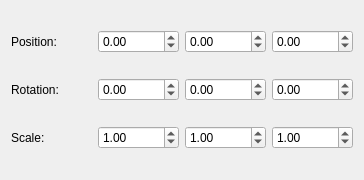
<?xml version="1.0" encoding="UTF-8"?>
<ui version="4.0">
 <class>TransformComponentView</class>
 <widget class="QWidget" name="TransformComponentView">
  <property name="geometry">
   <rect>
    <x>0</x>
    <y>0</y>
    <width>364</width>
    <height>180</height>
   </rect>
  </property>
  <property name="windowTitle">
   <string>TransformComponentView</string>
  </property>
  <layout class="QGridLayout" name="gridLayout">
   <item row="0" column="0">
    <widget class="QLabel" name="label">
     <property name="text">
      <string>Position:</string>
     </property>
    </widget>
   </item>
   <item row="1" column="1">
    <widget class="QDoubleSpinBox" name="rotX">
     <property name="minimum">
      <double>-999.000000000000000</double>
     </property>
     <property name="maximum">
      <double>999.000000000000000</double>
     </property>
    </widget>
   </item>
   <item row="1" column="2">
    <widget class="QDoubleSpinBox" name="rotY">
     <property name="minimum">
      <double>-999.000000000000000</double>
     </property>
     <property name="maximum">
      <double>999.000000000000000</double>
     </property>
    </widget>
   </item>
   <item row="0" column="2">
    <widget class="QDoubleSpinBox" name="posY">
     <property name="minimum">
      <double>-999.000000000000000</double>
     </property>
     <property name="maximum">
      <double>999.000000000000000</double>
     </property>
    </widget>
   </item>
   <item row="2" column="1">
    <widget class="QDoubleSpinBox" name="scaleX">
     <property name="minimum">
      <double>-999.000000000000000</double>
     </property>
     <property name="maximum">
      <double>999.000000000000000</double>
     </property>
     <property name="value">
      <double>1.000000000000000</double>
     </property>
    </widget>
   </item>
   <item row="1" column="0">
    <widget class="QLabel" name="label_2">
     <property name="text">
      <string>Rotation:</string>
     </property>
    </widget>
   </item>
   <item row="2" column="2">
    <widget class="QDoubleSpinBox" name="scaleY">
     <property name="minimum">
      <double>-999.000000000000000</double>
     </property>
     <property name="maximum">
      <double>999.000000000000000</double>
     </property>
     <property name="value">
      <double>1.000000000000000</double>
     </property>
    </widget>
   </item>
   <item row="2" column="0">
    <widget class="QLabel" name="label_3">
     <property name="text">
      <string>Scale:</string>
     </property>
    </widget>
   </item>
   <item row="0" column="1">
    <widget class="QDoubleSpinBox" name="posX">
     <property name="minimum">
      <double>-999.000000000000000</double>
     </property>
     <property name="maximum">
      <double>999.000000000000000</double>
     </property>
    </widget>
   </item>
   <item row="0" column="3">
    <widget class="QDoubleSpinBox" name="posZ">
     <property name="minimum">
      <double>-999.000000000000000</double>
     </property>
     <property name="maximum">
      <double>999.000000000000000</double>
     </property>
    </widget>
   </item>
   <item row="1" column="3">
    <widget class="QDoubleSpinBox" name="rotZ">
     <property name="minimum">
      <double>-999.000000000000000</double>
     </property>
     <property name="maximum">
      <double>999.000000000000000</double>
     </property>
    </widget>
   </item>
   <item row="2" column="3">
    <widget class="QDoubleSpinBox" name="scaleZ">
     <property name="minimum">
      <double>-999.000000000000000</double>
     </property>
     <property name="maximum">
      <double>999.000000000000000</double>
     </property>
     <property name="value">
      <double>1.000000000000000</double>
     </property>
    </widget>
   </item>
  </layout>
 </widget>
 <resources/>
 <connections/>
</ui>
